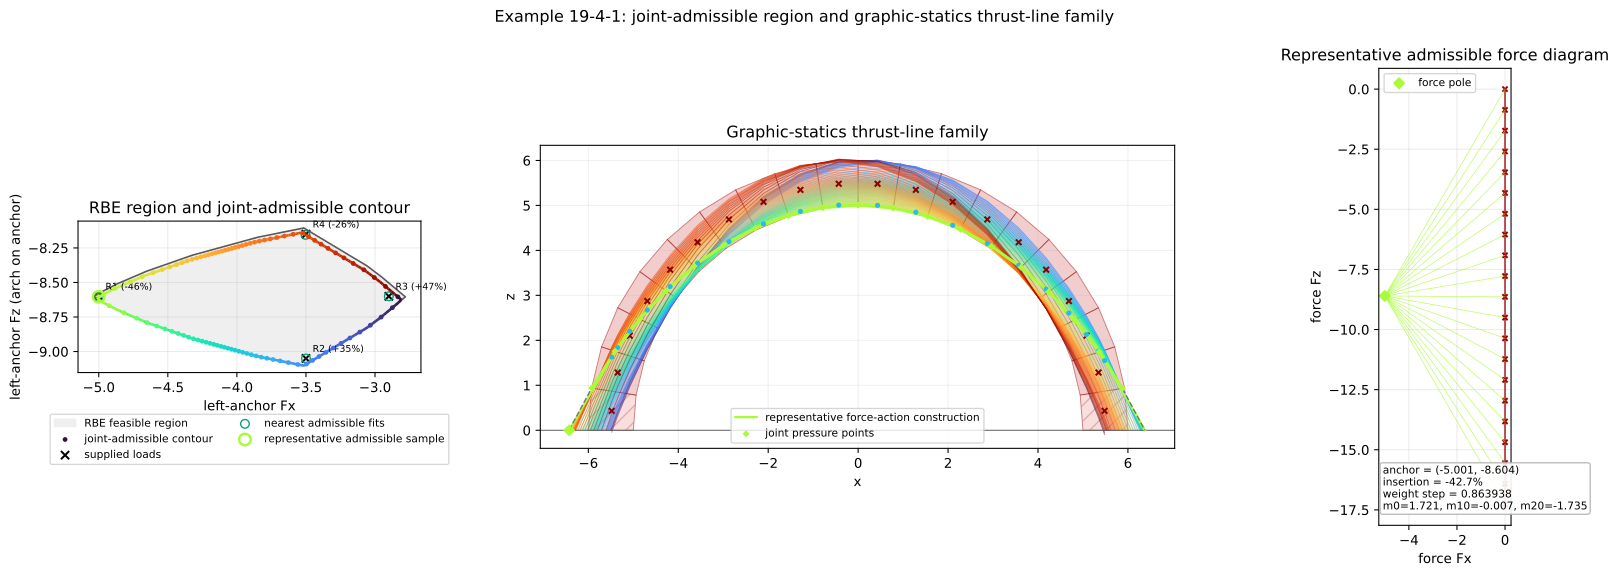

The Python source for this figure:
"""Color-link a joint-admissible load contour to a family of 2D thrust lines."""

import importlib.util
import sys
from dataclasses import dataclass
from pathlib import Path
from typing import Optional

import matplotlib.pyplot as plt
import numpy as np
from matplotlib.collections import LineCollection
from matplotlib.lines import Line2D
from matplotlib.patches import Polygon as PolygonPatch
from scipy.optimize import linprog
from scipy.optimize import minimize
from scipy.spatial import ConvexHull

from compas_cra.equilibrium.rbe_robust import _inner_polygon

NUM_SUPPORT_DIRECTIONS = 360
NUM_CONTOUR_DIRECTIONS = 360
PLOT_SAMPLE_STRIDE = 4
RAY_SCAN_STEPS = 16
BLOCK_WEIGHT = 0.863938
FRICTION_COEFFICIENT = 0.7
THRUST_CENTER_FX = -4.0
CONTAINMENT_TOLERANCE = 1e-9
NUMERICAL_RADIUS_GUARD = 1e-10
BISECTION_STEPS = 55
FIT_INTERVAL_WIDTH = 1e-7
FIT_INSERTION_GUARD = 1e-9
REFERENCE_CASES = (
    ("R1", (-5.0, -8.6), -0.46),
    ("R2", (-3.5, -9.05), 0.35),
    ("R3", (-2.9, -8.6), 0.47),
    ("R4", (-3.5, -8.15), -0.26),
)
FITTED_LOAD_SEEDS = {
    "R1": (-4.99844924, -8.60260083),
    "R4": (-3.50314835, -8.15525256),
}
OUTPUT_SVG = Path(__file__).with_suffix(".svg")
DIAGNOSTIC_SVG = Path(__file__).with_name("19_4_1_rbe_thrust_line_supplied_cases.svg")
INSIDE_COLOR = "#009E73"
OUTSIDE_COLOR = "#D55E00"
POINT_COLOR = "#0072B2"
EXEMPT_COLOR = "#6B7280"
EXACT_COLOR = "#4B5563"


@dataclass
class ArchGeometry:
    """Two-dimensional geometry needed by the graphic-statics construction."""

    centers: np.ndarray
    block_polygons: list
    block_halfspaces: list
    interfaces: list
    left_support_x: float


@dataclass
class ForceDiagram:
    """Force-polygon data for one load in repository coordinates."""

    pole: np.ndarray
    nodes: np.ndarray
    directions: np.ndarray


@dataclass
class ThrustTrace:
    """One form diagram constructed from a force diagram and insertion point."""

    load: np.ndarray
    insertion_x: float
    left_anchor: np.ndarray
    kinks: np.ndarray
    crossings: np.ndarray
    right_anchor: np.ndarray
    directions: np.ndarray


@dataclass
class InsertionInterval:
    """Admissible scalar interval for the left ground insertion point."""

    lower: float
    upper: float
    lower_source: Optional[tuple] = None
    upper_source: Optional[tuple] = None

    @property
    def feasible(self):
        """Return whether the interval is non-empty within numerical tolerance."""
        return self.lower <= self.upper

    @property
    def midpoint(self):
        """Return the midpoint of a feasible interval."""
        if not self.feasible:
            raise ValueError("Cannot take the midpoint of an empty insertion interval.")
        return 0.5 * (self.lower + self.upper)


@dataclass
class FamilySample:
    """One color-linked direction on the maximal joint-admissible contour."""

    boundary_parameter: float
    ray_angle: float
    rbe_radius: float
    admissible_radius: float
    admissible_load: np.ndarray
    interval: InsertionInterval
    trace: ThrustTrace


@dataclass
class JointCheck:
    """Finite-joint and friction diagnostics for one interface resultant."""

    interface_index: int
    parameter: float
    overrun: float
    normal_component: float
    friction_utilization: float
    point: np.ndarray

    @property
    def valid(self):
        """Return whether the resultant acts on the joint and inside its friction cone."""
        return (
            self.overrun <= CONTAINMENT_TOLERANCE
            and self.normal_component > CONTAINMENT_TOLERANCE
            and self.friction_utilization <= 1.0 + CONTAINMENT_TOLERANCE
        )


@dataclass
class SuppliedCaseDiagnostic:
    """Exact and nearest joint-admissible reconstructions of one supplied case."""

    label: str
    supplied_anchor_load: np.ndarray
    supplied_insertion_fraction: float
    supplied_trace: ThrustTrace
    supplied_checks: list
    fitted_anchor_load: np.ndarray
    fitted_insertion_fraction: float
    fitted_trace: ThrustTrace
    fitted_checks: list
    rbe_margin: float
    fitted_rbe_margin: float
    fitted_interval: InsertionInterval


def load_example_19_4():
    """Load the preceding example as a private sibling module."""
    module_name = "_compas_cra_example_19_4"
    if module_name in sys.modules:
        return sys.modules[module_name]

    path = Path(__file__).with_name("19_4_rbe_boundary_failure_modes_arch.py")
    specification = importlib.util.spec_from_file_location(module_name, path)
    if specification is None or specification.loader is None:
        raise ImportError("Could not load example 19-4 from {}.".format(path))
    module = importlib.util.module_from_spec(specification)
    sys.modules[module_name] = module
    specification.loader.exec_module(module)
    return module


def point_xz(point):
    """Return one point as an ``[x, z]`` NumPy array."""
    if hasattr(point, "x") and hasattr(point, "z"):
        return np.asarray([point.x, point.z], dtype=float)
    return np.asarray([point[0], point[2]], dtype=float)


def unique_rows(points, tolerance=1e-9):
    """Return tolerance-deduplicated two-dimensional points."""
    unique = []
    for point in points:
        candidate = np.asarray(point, dtype=float)
        if not any(np.linalg.norm(candidate - existing) <= tolerance for existing in unique):
            unique.append(candidate)
    return unique


def build_arch_geometry(assembly):
    """Extract convex block polygons, halfspaces, CoGs, and interfaces."""
    nodes = list(assembly.graph.nodes())
    centers = []
    polygons = []
    halfspaces = []
    for node in nodes:
        block = assembly.graph.node_attribute(node, "block")
        centers.append(point_xz(block.center()))
        points = unique_rows(point_xz(block.vertex_coordinates(vertex)) for vertex in block.vertices())
        hull = ConvexHull(np.asarray(points, dtype=float))
        polygons.append(np.asarray(points, dtype=float)[hull.vertices])
        halfspaces.append(hull.equations.copy())

    interfaces = []
    for left, right in zip(nodes[:-1], nodes[1:]):
        points = []
        for interface in assembly.graph.edge_attribute((left, right), "interfaces") or []:
            points.extend(point_xz(point) for point in interface.points)
        unique = unique_rows(points)
        if len(unique) != 2:
            raise ValueError("Expected one two-point x-z interface for edge {}.".format((left, right)))
        interfaces.append(np.asarray(unique, dtype=float))

    left_support_x = float(np.min(polygons[0][:, 0]))
    return ArchGeometry(
        centers=np.asarray(centers, dtype=float),
        block_polygons=polygons,
        block_halfspaces=halfspaces,
        interfaces=interfaces,
        left_support_x=left_support_x,
    )


def solve_primal_rbe_boundary(base, problem, num_directions=NUM_SUPPORT_DIRECTIONS):
    """Return feasible primal support points ordered as a polygon."""
    support_points = []
    for direction in base._directions(num_directions):
        objective = -np.asarray(problem.load_projection.transpose().dot(direction), dtype=float).ravel()
        result = linprog(
            objective,
            A_ub=problem.inequalities,
            b_ub=problem.inequality_rhs,
            A_eq=problem.equilibrium,
            b_eq=-problem.baseline_load,
            bounds=[(None, None)] * problem.equilibrium.shape[1],
            method="highs",
        )
        if result.status != 0:
            raise RuntimeError("Primal support solve failed: {}.".format(result.message))
        support_points.append(np.asarray(problem.load_projection.dot(result.x), dtype=float).tolist())

    polygon = _inner_polygon(support_points, base.SUPPORT_TOLERANCE)
    if len(polygon) < 3:
        raise ValueError("Example 19-4-1 requires a bounded primal safe-load polygon.")
    return np.asarray(polygon, dtype=float)


def force_diagram(load, block_count):
    """Construct the force diagram that determines all form-diagram slopes.

    ``load`` uses the example-19 repository convention: ``Fz`` is positive
    upward on the held rightmost block. The displayed left-anchor reaction is
    ``(Fx, -Fz)``. Consequently that anchor vector is the pole, while the
    cumulative block weights form a vertical load line through the origin.
    """
    load = np.asarray(load, dtype=float)
    pole = np.asarray([load[0], -load[1]], dtype=float)
    nodes = np.asarray([[0.0, -index * BLOCK_WEIGHT] for index in range(block_count + 1)], dtype=float)
    directions = nodes - pole
    if np.any(np.abs(directions[:, 0]) <= 1e-12):
        raise ValueError("Graphic-statics construction requires a nonzero horizontal anchor component.")
    return ForceDiagram(pole=pole, nodes=nodes, directions=directions)


def cross_2d(first, second):
    """Return the scalar two-dimensional cross product."""
    return first[0] * second[1] - first[1] * second[0]


def point_on_line_at_x(point, direction, x_coordinate):
    """Intersect a directed line with ``x = x_coordinate``."""
    if abs(direction[0]) <= 1e-12:
        raise ValueError("Cannot intersect a vertical line with a vertical CoG load line.")
    return point + direction * ((x_coordinate - point[0]) / direction[0])


def point_on_line_at_z(point, direction, z_coordinate):
    """Intersect a directed line with ``z = z_coordinate``."""
    if abs(direction[1]) <= 1e-12:
        raise ValueError("Cannot intersect a horizontal line with the ground line.")
    return point + direction * ((z_coordinate - point[1]) / direction[1])


def line_intersection(point, direction, line_points):
    """Intersect a directed line with an infinite line through two points."""
    line_direction = line_points[1] - line_points[0]
    denominator = cross_2d(direction, line_direction)
    if abs(denominator) <= 1e-12:
        raise ValueError("Thrust segment is parallel to an assembly interface.")
    distance = cross_2d(line_points[0] - point, line_direction) / denominator
    return point + distance * direction


def trace_thrust_line(load, insertion_x, geometry):
    """Trace the form diagram using the slopes supplied by the force diagram."""
    diagram = force_diagram(load, len(geometry.centers))
    point = np.asarray([insertion_x, 0.0], dtype=float)
    kinks = []
    for index, center in enumerate(geometry.centers):
        point = point_on_line_at_x(point, diagram.directions[index], center[0])
        kinks.append(point)
    kinks = np.asarray(kinks, dtype=float)

    crossings = []
    for index, interface in enumerate(geometry.interfaces):
        crossings.append(line_intersection(kinks[index], diagram.directions[index + 1], interface))
    crossings = np.asarray(crossings, dtype=float)
    right_anchor = point_on_line_at_z(kinks[-1], diagram.directions[-1], 0.0)
    return ThrustTrace(
        load=np.asarray(load, dtype=float),
        insertion_x=float(insertion_x),
        left_anchor=np.asarray([insertion_x, 0.0], dtype=float),
        kinks=kinks,
        crossings=crossings,
        right_anchor=right_anchor,
        directions=diagram.directions,
    )


def insertion_interval(load, geometry):
    """Return insertions for which every resultant crosses its finite joint."""
    zero_trace = trace_thrust_line(load, 0.0, geometry)
    unit_trace = trace_thrust_line(load, 1.0, geometry)
    lower = -np.inf
    upper = np.inf
    lower_source = None
    upper_source = None

    for interface_index, (interface, zero_point, unit_point) in enumerate(
        zip(geometry.interfaces, zero_trace.crossings, unit_trace.crossings)
    ):
        zero_parameter = interface_parameter(zero_point, interface)
        coefficient = interface_parameter(unit_point, interface) - zero_parameter
        if abs(coefficient) <= 1e-12:
            if zero_parameter < -CONTAINMENT_TOLERANCE or zero_parameter > 1.0 + CONTAINMENT_TOLERANCE:
                source = (interface_index, "finite joint")
                return InsertionInterval(1.0, 0.0, source, source)
            continue

        bounds = (
            ((-CONTAINMENT_TOLERANCE - zero_parameter) / coefficient, (interface_index, "intrados endpoint")),
            (
                (1.0 + CONTAINMENT_TOLERANCE - zero_parameter) / coefficient,
                (interface_index, "extrados endpoint"),
            ),
        )
        (candidate_lower, source_lower), (candidate_upper, source_upper) = sorted(bounds, key=lambda item: item[0])
        if candidate_lower > lower:
            lower = candidate_lower
            lower_source = source_lower
        if candidate_upper < upper:
            upper = candidate_upper
            upper_source = source_upper

    return InsertionInterval(lower, upper, lower_source, upper_source)


def point_halfspace_violation(point, halfspaces):
    """Return the largest positive convex-polygon halfspace residual."""
    return max(float(equation[:2].dot(point) + equation[2]) for equation in halfspaces)


def interface_parameter(point, interface):
    """Return the affine coordinate of a point on an intrados-to-extrados joint."""
    direction = interface[1] - interface[0]
    return float(np.dot(point - interface[0], direction) / np.dot(direction, direction))


def joint_checks(trace, geometry):
    """Return finite-joint and friction checks for every interface resultant."""
    checks = []
    for interface_index, (point, interface, force) in enumerate(
        zip(trace.crossings, geometry.interfaces, trace.directions[1:-1])
    ):
        parameter = interface_parameter(point, interface)
        overrun = max(0.0, -parameter, parameter - 1.0)
        tangent = interface[1] - interface[0]
        tangent /= np.linalg.norm(tangent)
        normal = np.asarray([-tangent[1], tangent[0]], dtype=float)
        normal_component = abs(float(np.dot(force, normal)))
        tangent_component = abs(float(np.dot(force, tangent)))
        if normal_component <= CONTAINMENT_TOLERANCE:
            friction_utilization = np.inf
        else:
            friction_utilization = tangent_component / (FRICTION_COEFFICIENT * normal_component)
        checks.append(
            JointCheck(
                interface_index=interface_index,
                parameter=parameter,
                overrun=overrun,
                normal_component=normal_component,
                friction_utilization=friction_utilization,
                point=point,
            )
        )
    return checks


def joint_violations(trace, geometry):
    """Return only finite-joint or friction violations; CoG kinks are unconstrained."""
    return [check for check in joint_checks(trace, geometry) if not check.valid]


def maximum_joint_overrun(checks):
    """Return the largest distance beyond a unit-length joint segment."""
    return max((check.overrun for check in checks), default=0.0)


def maximum_friction_utilization(checks):
    """Return the largest Coulomb friction-cone utilization."""
    return max((check.friction_utilization for check in checks), default=0.0)


def trace_is_joint_admissible(trace, geometry):
    """Return whether all physical joint resultants are compression/friction admissible."""
    return not joint_violations(trace, geometry)


def point_convex_margin(point, polygon):
    """Return positive distance from a point to the nearest convex-polygon boundary."""
    equations = ConvexHull(np.asarray(polygon, dtype=float)).equations
    return -float(np.max(equations[:, :2].dot(point) + equations[:, 2]))


def pressure_path_segments(trace, block_count):
    """Return illustrative pressure-point connections for all convex blocks."""
    segments = [(0, trace.left_anchor, trace.crossings[0])]
    for block_index in range(1, block_count - 1):
        segments.append((block_index, trace.crossings[block_index - 1], trace.crossings[block_index]))
    segments.append((block_count - 1, trace.crossings[-1], trace.right_anchor))
    return segments


def rbe_ray_radius(center, direction, halfspaces):
    """Return the distance from an interior point to a convex RBE boundary."""
    center = np.asarray(center, dtype=float)
    direction = np.asarray(direction, dtype=float)
    length = float(np.linalg.norm(direction))
    if length <= 1e-12:
        raise ValueError("RBE ray direction must be nonzero.")
    direction = direction / length

    residuals = halfspaces[:, :2].dot(center) + halfspaces[:, 2]
    if np.any(residuals > CONTAINMENT_TOLERANCE):
        raise ValueError("The configured thrust-family center lies outside the RBE polygon.")
    denominators = halfspaces[:, :2].dot(direction)
    forward = denominators > 1e-12
    if not np.any(forward):
        raise ValueError("Could not intersect a forward ray with the bounded RBE polygon.")
    radii = -residuals[forward] / denominators[forward]
    radius = float(np.min(radii))
    if radius < -CONTAINMENT_TOLERANCE:
        raise ValueError("Computed a negative distance to the RBE polygon.")
    return max(radius, 0.0)


def load_is_joint_admissible(load, geometry):
    """Return whether a load admits an insertion with valid joint resultants."""
    interval = insertion_interval(load, geometry)
    if not interval.feasible:
        return False
    trace = trace_thrust_line(load, interval.midpoint, geometry)
    return trace_is_joint_admissible(trace, geometry)


def maximum_admissible_radius(center, direction, rbe_radius, geometry):
    """Return the first loss of joint admissibility along a center-connected ray."""
    if not load_is_joint_admissible(center, geometry):
        raise ValueError("The configured thrust-family center has no admissible insertion interval.")

    previous_radius = 0.0
    for step in range(1, RAY_SCAN_STEPS + 1):
        radius = rbe_radius * step / float(RAY_SCAN_STEPS)
        if load_is_joint_admissible(center + radius * direction, geometry):
            previous_radius = radius
            continue

        lower = previous_radius
        upper = radius
        for _ in range(BISECTION_STEPS):
            candidate = 0.5 * (lower + upper)
            if load_is_joint_admissible(center + candidate * direction, geometry):
                lower = candidate
            else:
                upper = candidate
        return lower
    return rbe_radius


def assign_boundary_parameters(samples):
    """Assign normalized admissible-contour arclength to ordered family samples."""
    edge_lengths = np.asarray(
        [
            np.linalg.norm(samples[(index + 1) % len(samples)].admissible_load - sample.admissible_load)
            for index, sample in enumerate(samples)
        ],
        dtype=float,
    )
    perimeter = float(np.sum(edge_lengths))
    if perimeter <= 1e-12:
        raise ValueError("The joint-admissible thrust contour has zero perimeter.")
    travelled = 0.0
    for index, sample in enumerate(samples):
        sample.boundary_parameter = travelled / perimeter
        travelled += edge_lengths[index]


def build_admissible_contour(rbe_boundary, geometry, num_directions=NUM_CONTOUR_DIRECTIONS):
    """Trace the maximal joint-admissible contour connected to the configured center."""
    center = np.asarray([THRUST_CENTER_FX, float(np.mean(rbe_boundary[:, 1]))], dtype=float)
    if not load_is_joint_admissible(center, geometry):
        raise ValueError("The configured thrust-family center has no admissible insertion interval.")

    halfspaces = ConvexHull(np.asarray(rbe_boundary, dtype=float)).equations
    samples = []
    for angle in np.linspace(0.0, 2.0 * np.pi, num_directions, endpoint=False):
        direction = np.asarray([np.cos(angle), np.sin(angle)], dtype=float)
        rbe_radius = rbe_ray_radius(center, direction, halfspaces)
        admissible_radius = maximum_admissible_radius(center, direction, rbe_radius, geometry)
        admissible_load = center + admissible_radius * direction
        interval = insertion_interval(admissible_load, geometry)
        if not interval.feasible:
            raise ValueError("An admissible-boundary load unexpectedly has an empty insertion interval.")
        trace = trace_thrust_line(admissible_load, interval.midpoint, geometry)
        violations = joint_violations(trace, geometry)
        if violations:
            admissible_radius = max(
                0.0,
                admissible_radius - NUMERICAL_RADIUS_GUARD * max(1.0, rbe_radius),
            )
            admissible_load = center + admissible_radius * direction
            interval = insertion_interval(admissible_load, geometry)
            trace = trace_thrust_line(admissible_load, interval.midpoint, geometry)
            violations = joint_violations(trace, geometry)
        if violations:
            raise ValueError("An admissible-boundary trace violates a physical joint: {}.".format(violations[0]))
        samples.append(
            FamilySample(
                boundary_parameter=0.0,
                ray_angle=float(angle),
                rbe_radius=rbe_radius,
                admissible_radius=admissible_radius,
                admissible_load=admissible_load,
                interval=interval,
                trace=trace,
            )
        )
    assign_boundary_parameters(samples)
    return center, samples


def plotted_family(family, stride=PLOT_SAMPLE_STRIDE):
    """Return an evenly distributed, readable subset of admissible thrust lines."""
    return family[::stride]


def projected_insertion(interval, requested_x):
    """Project an insertion coordinate into a feasible interval with a small guard."""
    if not interval.feasible:
        raise ValueError("Cannot project an insertion into an empty interval.")
    if interval.upper - interval.lower <= 2.0 * FIT_INSERTION_GUARD:
        return interval.midpoint
    return min(
        max(requested_x, interval.lower + FIT_INSERTION_GUARD),
        interval.upper - FIT_INSERTION_GUARD,
    )


def fit_anchor_load(label, supplied_anchor_load, geometry):
    """Return the nearest load whose finite-joint insertion interval is non-empty."""
    supplied_anchor_load = np.asarray(supplied_anchor_load, dtype=float)
    repository_load = np.asarray([supplied_anchor_load[0], -supplied_anchor_load[1]], dtype=float)
    interval = insertion_interval(repository_load, geometry)
    if interval.feasible:
        trace = trace_thrust_line(repository_load, interval.midpoint, geometry)
        if maximum_friction_utilization(joint_checks(trace, geometry)) <= 1.0 + CONTAINMENT_TOLERANCE:
            return supplied_anchor_load.copy()

    seed = np.asarray(FITTED_LOAD_SEEDS[label], dtype=float)

    def interval_width(anchor_load):
        load = np.asarray([anchor_load[0], -anchor_load[1]], dtype=float)
        candidate = insertion_interval(load, geometry)
        return candidate.upper - candidate.lower

    def friction_margin(anchor_load):
        load = np.asarray([anchor_load[0], -anchor_load[1]], dtype=float)
        trace = trace_thrust_line(load, 0.0, geometry)
        return 1.0 + CONTAINMENT_TOLERANCE - maximum_friction_utilization(joint_checks(trace, geometry))

    result = minimize(
        lambda anchor_load: float(np.dot(anchor_load - supplied_anchor_load, anchor_load - supplied_anchor_load)),
        seed,
        method="SLSQP",
        bounds=[
            (supplied_anchor_load[0] - 0.5, supplied_anchor_load[0] + 0.5),
            (supplied_anchor_load[1] - 0.5, supplied_anchor_load[1] + 0.5),
        ],
        constraints=(
            {"type": "ineq", "fun": lambda anchor_load: interval_width(anchor_load) - FIT_INTERVAL_WIDTH},
            {"type": "ineq", "fun": friction_margin},
        ),
        options={"ftol": 1e-13, "maxiter": 2000},
    )
    if not result.success:
        raise RuntimeError("Could not fit supplied case {}: {}".format(label, result.message))
    return np.asarray(result.x, dtype=float)


def supplied_case_diagnostics(geometry, block_thickness, rbe_boundary):
    """Reconstruct exact supplied cases and nearest joint-admissible fits."""
    diagnostics = []
    for label, supplied_anchor_load, supplied_insertion_fraction in REFERENCE_CASES:
        supplied_anchor_load = np.asarray(supplied_anchor_load, dtype=float)
        repository_load = np.asarray([supplied_anchor_load[0], -supplied_anchor_load[1]], dtype=float)
        insertion_x = geometry.left_support_x + supplied_insertion_fraction * block_thickness
        supplied_trace = trace_thrust_line(repository_load, insertion_x, geometry)
        supplied_checks = joint_checks(supplied_trace, geometry)
        rbe_margin = point_convex_margin(repository_load, rbe_boundary)
        if rbe_margin <= CONTAINMENT_TOLERANCE:
            raise ValueError("Supplied case {} lies outside the computed RBE region.".format(label))

        fitted_anchor_load = fit_anchor_load(label, supplied_anchor_load, geometry)
        fitted_repository_load = np.asarray([fitted_anchor_load[0], -fitted_anchor_load[1]], dtype=float)
        fitted_interval = insertion_interval(fitted_repository_load, geometry)
        requested_x = geometry.left_support_x + supplied_insertion_fraction * block_thickness
        fitted_insertion_x = projected_insertion(fitted_interval, requested_x)
        fitted_insertion_fraction = (fitted_insertion_x - geometry.left_support_x) / block_thickness
        fitted_trace = trace_thrust_line(fitted_repository_load, fitted_insertion_x, geometry)
        fitted_checks = joint_checks(fitted_trace, geometry)
        if any(not check.valid for check in fitted_checks):
            raise ValueError("Fitted case {} is not joint-admissible.".format(label))

        diagnostics.append(
            SuppliedCaseDiagnostic(
                label=label,
                supplied_anchor_load=supplied_anchor_load,
                supplied_insertion_fraction=supplied_insertion_fraction,
                supplied_trace=supplied_trace,
                supplied_checks=supplied_checks,
                fitted_anchor_load=fitted_anchor_load,
                fitted_insertion_fraction=fitted_insertion_fraction,
                fitted_trace=fitted_trace,
                fitted_checks=fitted_checks,
                rbe_margin=rbe_margin,
                fitted_rbe_margin=point_convex_margin(fitted_repository_load, rbe_boundary),
                fitted_interval=fitted_interval,
            )
        )
    return diagnostics


def nearest_admissible_sample(family, anchor_load):
    """Return the admissible-contour sample nearest an anchor-load point."""
    anchor_load = np.asarray(anchor_load, dtype=float)
    distances = [
        np.linalg.norm(np.asarray([sample.admissible_load[0], -sample.admissible_load[1]]) - anchor_load)
        for sample in family
    ]
    return family[int(np.argmin(distances))]


def closed_points(points):
    """Return a coordinate array with its first point appended."""
    return np.vstack([points, points[0]])


def anchor_plot_coordinates(loads):
    """Map repository loads to the left-anchor reaction convention."""
    loads = np.asarray(loads, dtype=float)
    return np.column_stack([loads[:, 0], -loads[:, 1]])


def trace_polyline(trace):
    """Return the plotted form-diagram polyline coordinates."""
    return np.vstack([trace.left_anchor, trace.kinks, trace.right_anchor])


def diagnostic_block_indices(geometry, block_indices=None):
    """Return normalized block indices for a full or cropped diagnostic plot."""
    if block_indices is None:
        return list(range(len(geometry.block_polygons)))
    return sorted(set(block_indices))


def plot_diagnostic_blocks(axes, geometry, block_indices, annotate_blocks=False):
    """Plot selected arch blocks, hatching the moment-exempt end blocks."""
    last_block = len(geometry.block_polygons) - 1
    for block_index in block_indices:
        polygon = geometry.block_polygons[block_index]
        end_block = block_index in (0, last_block)
        axes.add_patch(
            PolygonPatch(
                polygon,
                closed=True,
                facecolor="#F3C0C0" if end_block else "#E69F9F",
                edgecolor="#A00000",
                linewidth=0.8,
                alpha=0.44,
                hatch="//" if end_block else None,
            )
        )
        if annotate_blocks:
            center = geometry.centers[block_index]
            axes.text(center[0], center[1], str(block_index), color="#7F0000", fontsize=8, ha="center", va="center")


def block_action_segments(trace, block_index, block_count):
    """Return incoming and outgoing lines of action for one block."""
    left_point = trace.left_anchor if block_index == 0 else trace.crossings[block_index - 1]
    right_point = trace.right_anchor if block_index == block_count - 1 else trace.crossings[block_index]
    return ((left_point, trace.kinks[block_index]), (trace.kinks[block_index], right_point))


def plot_action_segments(axes, trace, geometry, block_indices, color, linewidth, alpha, linestyle="-"):
    """Plot the force-direction construction whose rays meet at CoG load lines."""
    block_count = len(geometry.block_polygons)
    for block_index in block_indices:
        for start, end in block_action_segments(trace, block_index, block_count):
            axes.plot(
                *np.vstack([start, end]).T,
                color=color,
                linewidth=linewidth,
                alpha=alpha,
                linestyle=linestyle,
                zorder=5,
            )


def plot_pressure_path(axes, trace, geometry, block_indices, color, linewidth, alpha, linestyle="-"):
    """Plot the pressure-point path; only end-block connections are moment-exempt."""
    last_block = len(geometry.block_polygons) - 1
    selected = set(block_indices)
    for block_index, start, end in pressure_path_segments(trace, len(geometry.block_polygons)):
        if block_index not in selected:
            continue
        end_block = block_index in (0, last_block)
        axes.plot(
            *np.vstack([start, end]).T,
            color=EXEMPT_COLOR if end_block else color,
            linewidth=linewidth if not end_block else max(1.0, 0.7 * linewidth),
            alpha=alpha,
            linestyle="--" if end_block else linestyle,
            zorder=7,
        )


def selected_interface_indices(block_indices, block_count):
    """Return the physical interfaces adjacent to selected blocks."""
    indices = set()
    for block_index in block_indices:
        if block_index > 0:
            indices.add(block_index - 1)
        if block_index < block_count - 1:
            indices.add(block_index)
    return sorted(indices)


def plot_trace_points(axes, trace, checks, geometry, block_indices, joint_color, alpha=1.0):
    """Plot neutral CoG concurrency points and physically checked joint points."""
    for block_index in block_indices:
        point = trace.kinks[block_index]
        axes.scatter(
            [point[0]],
            [point[1]],
            color=POINT_COLOR,
            edgecolors="none",
            s=20,
            alpha=alpha,
            zorder=9,
        )

    by_interface = {check.interface_index: check for check in checks}
    for interface_index in selected_interface_indices(block_indices, len(geometry.block_polygons)):
        check = by_interface[interface_index]
        axes.scatter(
            [check.point[0]],
            [check.point[1]],
            color=joint_color,
            edgecolors=OUTSIDE_COLOR if not check.valid else "none",
            linewidths=2.0 if not check.valid else 0.0,
            marker="D",
            s=34 if not check.valid else 22,
            alpha=alpha,
            zorder=10,
        )


def set_diagnostic_limits(axes, geometry, block_indices, traces, full_arch):
    """Set readable limits for a full arch or selected-block zoom."""
    if full_arch:
        anchors = [point for trace in traces for point in (trace.left_anchor, trace.right_anchor)]
        points = np.vstack([polygon for polygon in geometry.block_polygons] + anchors)
    else:
        points = np.vstack([geometry.block_polygons[index] for index in block_indices])
    lower = np.min(points, axis=0)
    upper = np.max(points, axis=0)
    spans = np.maximum(upper - lower, 0.25)
    padding = np.asarray([0.08 * spans[0], 0.12 * spans[1]])
    axes.set_xlim(float(lower[0] - padding[0]), float(upper[0] + padding[0]))
    axes.set_ylim(float(lower[1] - padding[1]), float(upper[1] + padding[1]))


def plot_diagnostic_case(axes, diagnostic, geometry, block_indices=None, title=None, summary=False):
    """Plot exact and fitted reconstructions with only physical joints judged."""
    indices = diagnostic_block_indices(geometry, block_indices)
    full_arch = block_indices is None
    plot_diagnostic_blocks(axes, geometry, indices, annotate_blocks=not full_arch)
    exact_matches_fit = (
        np.allclose(
            diagnostic.supplied_anchor_load,
            diagnostic.fitted_anchor_load,
            atol=1e-12,
            rtol=0.0,
        )
        and abs(diagnostic.supplied_insertion_fraction - diagnostic.fitted_insertion_fraction) <= 1e-12
    )
    if not exact_matches_fit:
        plot_action_segments(axes, diagnostic.supplied_trace, geometry, indices, EXACT_COLOR, 0.9, 0.55, ":")
        plot_pressure_path(axes, diagnostic.supplied_trace, geometry, indices, EXACT_COLOR, 1.1, 0.65, ":")
        plot_trace_points(
            axes,
            diagnostic.supplied_trace,
            diagnostic.supplied_checks,
            geometry,
            indices,
            EXACT_COLOR,
            alpha=0.75,
        )
    plot_action_segments(axes, diagnostic.fitted_trace, geometry, indices, INSIDE_COLOR, 1.0, 0.8)
    plot_pressure_path(axes, diagnostic.fitted_trace, geometry, indices, INSIDE_COLOR, 2.5, 0.95)
    plot_trace_points(
        axes,
        diagnostic.fitted_trace,
        diagnostic.fitted_checks,
        geometry,
        indices,
        INSIDE_COLOR,
    )
    axes.axhline(0.0, color="0.35", linewidth=0.6)
    axes.set_aspect("equal", adjustable="box")
    axes.grid(True, alpha=0.18)
    axes.set_xlabel("x")
    axes.set_ylabel("z")
    set_diagnostic_limits(
        axes,
        geometry,
        indices,
        (diagnostic.supplied_trace, diagnostic.fitted_trace),
        full_arch,
    )

    if title is None:
        title = "{} supplied=({:.2f}, {:.2f}), insertion={:+.0%}".format(
            diagnostic.label,
            diagnostic.supplied_anchor_load[0],
            diagnostic.supplied_anchor_load[1],
            diagnostic.supplied_insertion_fraction,
        )
    axes.set_title(title, fontsize=10)
    if summary:
        load_delta = np.linalg.norm(diagnostic.fitted_anchor_load - diagnostic.supplied_anchor_load)
        insertion_delta = diagnostic.fitted_insertion_fraction - diagnostic.supplied_insertion_fraction
        exact_overrun = maximum_joint_overrun(diagnostic.supplied_checks)
        exact_friction = maximum_friction_utilization(diagnostic.supplied_checks)
        exact_status = "VALID" if all(check.valid for check in diagnostic.supplied_checks) else "rounded joint miss"
        axes.text(
            0.02,
            0.03,
            "RBE safe: margin {:.4f} | exact {}\n"
            "joint overrun {:.5f} | max friction {:.3f}\n"
            "fit ΔF={:.5f}, Δinsertion={:+.3%}".format(
                diagnostic.rbe_margin,
                exact_status,
                exact_overrun,
                exact_friction,
                load_delta,
                insertion_delta,
            ),
            transform=axes.transAxes,
            fontsize=8,
            va="bottom",
            bbox={"boxstyle": "round,pad=0.22", "facecolor": "white", "edgecolor": "0.75", "alpha": 0.9},
            zorder=12,
        )


def plot_fit_summary(axes, diagnostics):
    """Summarize exact-to-fitted changes without hiding supplied values."""
    axes.axis("off")
    axes.set_title("Nearest joint-admissible reconstructions", fontsize=10)
    lines = ["case     fitted anchor        fitted insertion    governing exact joint"]
    for diagnostic in diagnostics:
        misses = [check for check in diagnostic.supplied_checks if check.overrun > CONTAINMENT_TOLERANCE]
        if misses:
            governing = max(misses, key=lambda check: check.overrun)
            governing_text = "J{:02d}, overrun {:.5f}".format(
                governing.interface_index,
                governing.overrun,
            )
        else:
            governing_text = "none (exact valid)"
        lines.append(
            "{:<3}  ({:>8.5f}, {:>8.5f})   {:+8.3%}       {}".format(
                diagnostic.label,
                diagnostic.fitted_anchor_load[0],
                diagnostic.fitted_anchor_load[1],
                diagnostic.fitted_insertion_fraction,
                governing_text,
            )
        )
    axes.text(
        0.02,
        0.88,
        "\n".join(lines),
        transform=axes.transAxes,
        family="monospace",
        fontsize=8.5,
        va="top",
    )
    axes.text(
        0.02,
        0.20,
        "CoG circles are unconstrained concurrency points.\n"
        "Validity is determined at finite joint diamonds and by friction.",
        transform=axes.transAxes,
        fontsize=9,
        va="top",
    )


def supplied_case_legend():
    """Return shared legend handles for the supplied-case diagnostic."""
    return [
        Line2D([0], [0], color=EXACT_COLOR, linewidth=1.2, linestyle=":", label="exact supplied construction"),
        Line2D([0], [0], color=INSIDE_COLOR, linewidth=1.0, label="fitted force-action segments"),
        Line2D([0], [0], color=INSIDE_COLOR, linewidth=2.5, label="joint-pressure path"),
        Line2D([0], [0], color=EXEMPT_COLOR, linewidth=1.4, linestyle="--", label="end-block connection (exempt)"),
        Line2D([0], [0], marker="o", color="none", markerfacecolor=POINT_COLOR, label="CoG concurrency point"),
        Line2D([0], [0], marker="D", color="none", markerfacecolor=INSIDE_COLOR, label="valid joint pressure point"),
        Line2D(
            [0],
            [0],
            marker="D",
            color="none",
            markerfacecolor=EXACT_COLOR,
            markeredgecolor=OUTSIDE_COLOR,
            markeredgewidth=2.0,
            label="exact joint miss (red ring)",
        ),
    ]


def plot_supplied_case_diagnostics(diagnostics, geometry):
    """Render exact/fitted cases and finite-joint zooms."""
    plt.rcParams["svg.fonttype"] = "none"
    by_label = {diagnostic.label: diagnostic for diagnostic in diagnostics}
    figure = plt.figure(figsize=(18.0, 15.5))
    grid = figure.add_gridspec(4, 4, height_ratios=(1.0, 1.0, 0.62, 0.62), hspace=0.58, wspace=0.28)

    full_axes = (
        figure.add_subplot(grid[0, 0:2]),
        figure.add_subplot(grid[0, 2:4]),
        figure.add_subplot(grid[1, 0:2]),
        figure.add_subplot(grid[1, 2:4]),
    )
    for axes, diagnostic in zip(full_axes, diagnostics):
        plot_diagnostic_case(axes, diagnostic, geometry, summary=True)

    zooms = (
        (figure.add_subplot(grid[2, 0]), by_label["R1"], (0, 1), "R1: interface 0 exact overrun"),
        (figure.add_subplot(grid[2, 1]), by_label["R2"], (10, 11), "R2 top: interface 10 exact overrun"),
        (figure.add_subplot(grid[2, 2]), by_label["R4"], (8, 9), "R4 bottom: interface 8 exact overrun"),
        (figure.add_subplot(grid[2, 3]), by_label["R4"], (15, 16), "R4 bottom: interface 15 exact overrun"),
    )
    for axes, diagnostic, blocks, title in zooms:
        plot_diagnostic_case(axes, diagnostic, geometry, block_indices=blocks, title=title)

    plot_diagnostic_case(
        figure.add_subplot(grid[3, 0:2]),
        by_label["R3"],
        geometry,
        block_indices=(9, 10),
        title="R3: exact interface 9 pressure point is valid",
    )
    plot_fit_summary(figure.add_subplot(grid[3, 2:4]), diagnostics)
    figure.suptitle("Supplied cases: finite-joint pressure validation and nearest admissible fits", y=0.985)
    figure.legend(handles=supplied_case_legend(), loc="upper center", bbox_to_anchor=(0.5, 0.958), ncol=4, fontsize=8)
    figure.subplots_adjust(top=0.885, bottom=0.055, left=0.055, right=0.985)
    return figure


def plot_load_panel(axes, rbe_boundary, family, plot_samples, diagnostics, representative, colormap):
    """Plot the RBE region, joint-admissible contour, and supplied/fitted cases."""
    rbe_anchor = anchor_plot_coordinates(rbe_boundary)
    admissible_anchor = anchor_plot_coordinates([sample.admissible_load for sample in family])
    colors = [colormap(sample.boundary_parameter) for sample in family]
    axes.fill(rbe_anchor[:, 0], rbe_anchor[:, 1], color="0.75", alpha=0.25, label="RBE feasible region")
    axes.plot(*closed_points(rbe_anchor).T, color="0.35", linewidth=1.2)

    segments = np.asarray(
        [
            [admissible_anchor[index], admissible_anchor[(index + 1) % len(admissible_anchor)]]
            for index in range(len(family))
        ]
    )
    axes.add_collection(LineCollection(segments, colors=colors, linewidths=2.0))
    plotted_anchor = anchor_plot_coordinates([sample.admissible_load for sample in plot_samples])
    axes.scatter(
        plotted_anchor[:, 0],
        plotted_anchor[:, 1],
        c=[colormap(sample.boundary_parameter) for sample in plot_samples],
        s=13,
        edgecolors="none",
        label="joint-admissible contour",
        zorder=4,
    )

    supplied = np.asarray([diagnostic.supplied_anchor_load for diagnostic in diagnostics], dtype=float)
    fitted = np.asarray([diagnostic.fitted_anchor_load for diagnostic in diagnostics], dtype=float)
    axes.scatter(supplied[:, 0], supplied[:, 1], color="black", marker="x", s=38, label="supplied loads")
    axes.scatter(
        fitted[:, 0],
        fitted[:, 1],
        facecolors="none",
        edgecolors=INSIDE_COLOR,
        marker="o",
        s=42,
        label="nearest admissible fits",
    )
    for diagnostic in diagnostics:
        axes.plot(
            [diagnostic.supplied_anchor_load[0], diagnostic.fitted_anchor_load[0]],
            [diagnostic.supplied_anchor_load[1], diagnostic.fitted_anchor_load[1]],
            color=EXACT_COLOR,
            linewidth=0.7,
            linestyle=":",
        )
        axes.annotate(
            "{} ({:+.0%})".format(diagnostic.label, diagnostic.supplied_insertion_fraction),
            xy=diagnostic.supplied_anchor_load,
            xytext=(5, 5),
            textcoords="offset points",
            fontsize=7,
        )

    representative_anchor = np.asarray([representative.admissible_load[0], -representative.admissible_load[1]])
    axes.scatter(
        [representative_anchor[0]],
        [representative_anchor[1]],
        facecolors="none",
        edgecolors=[colormap(representative.boundary_parameter)],
        linewidths=1.8,
        s=75,
        label="representative admissible sample",
        zorder=6,
    )
    axes.set_xlabel("left-anchor Fx")
    axes.set_ylabel("left-anchor Fz (arch on anchor)")
    axes.set_title("RBE region and joint-admissible contour")
    axes.set_aspect("equal", adjustable="box")
    axes.grid(True, alpha=0.25)
    axes.legend(loc="upper center", bbox_to_anchor=(0.5, -0.24), ncol=2, fontsize=8)


def plot_arch_panel(axes, geometry, plot_samples, representative, colormap):
    """Plot admissible force-action constructions and one pressure-point path."""
    for index, polygon in enumerate(geometry.block_polygons):
        end_block = index in (0, len(geometry.block_polygons) - 1)
        axes.add_patch(
            PolygonPatch(
                polygon,
                closed=True,
                facecolor="#E69F9F" if not end_block else "#F3C0C0",
                edgecolor="#A00000",
                linewidth=0.7,
                alpha=0.52,
                hatch="//" if end_block else None,
            )
        )

    for sample in plot_samples:
        points = trace_polyline(sample.trace)
        axes.plot(
            points[:, 0],
            points[:, 1],
            color=colormap(sample.boundary_parameter),
            linewidth=0.72,
            alpha=0.48,
        )

    representative_color = colormap(representative.boundary_parameter)
    representative_points = trace_polyline(representative.trace)
    axes.plot(
        representative_points[:, 0],
        representative_points[:, 1],
        color=representative_color,
        linewidth=1.7,
        label="representative force-action construction",
        zorder=6,
    )
    for block_index, start, end in pressure_path_segments(
        representative.trace,
        len(geometry.block_polygons),
    ):
        end_block = block_index in (0, len(geometry.block_polygons) - 1)
        axes.plot(
            *np.vstack([start, end]).T,
            color=EXEMPT_COLOR if end_block else representative_color,
            linewidth=1.1 if end_block else 2.2,
            linestyle="--" if end_block else "-",
            alpha=0.95,
            zorder=7,
        )
    axes.scatter(
        representative.trace.kinks[:, 0],
        representative.trace.kinks[:, 1],
        color="#28BCE0",
        s=15,
        edgecolors="none",
        zorder=7,
    )
    axes.scatter(
        representative.trace.crossings[:, 0],
        representative.trace.crossings[:, 1],
        color=representative_color,
        marker="D",
        s=14,
        edgecolors="none",
        zorder=8,
        label="joint pressure points",
    )
    axes.scatter(
        geometry.centers[:, 0],
        geometry.centers[:, 1],
        color="#8B0000",
        marker="x",
        s=18,
        zorder=4,
    )
    axes.scatter(
        [representative.trace.left_anchor[0]],
        [representative.trace.left_anchor[1]],
        color=representative_color,
        marker="D",
        s=30,
        zorder=7,
    )

    axes.axhline(0.0, color="0.35", linewidth=0.7)
    axes.set_xlabel("x")
    axes.set_ylabel("z")
    axes.set_title("Graphic-statics thrust-line family")
    axes.set_aspect("equal", adjustable="box")
    axes.grid(True, alpha=0.18)
    axes.legend(loc="lower center", fontsize=8)


def plot_force_panel(axes, representative, insertion_fraction, color):
    """Plot the force diagram for one retained joint-admissible sample."""
    diagram = force_diagram(representative.admissible_load, 20)
    axes.plot(diagram.nodes[:, 0], diagram.nodes[:, 1], color="#A00000", linewidth=1.0)
    for node in diagram.nodes:
        axes.plot(
            [diagram.pole[0], node[0]],
            [diagram.pole[1], node[1]],
            color=color,
            linewidth=0.55,
            alpha=0.75,
        )
    axes.scatter(diagram.nodes[:, 0], diagram.nodes[:, 1], color="#A00000", marker="x", s=15)
    axes.scatter([diagram.pole[0]], [diagram.pole[1]], color=color, marker="D", s=32, label="force pole")

    slope_indices = (0, 10, 20)
    slope_text = []
    for index in slope_indices:
        direction = diagram.directions[index]
        slope_text.append("m{}={:.3f}".format(index, direction[1] / direction[0]))
    axes.text(
        0.03,
        0.03,
        "anchor = ({:.3f}, {:.3f})\ninsertion = {:+.1%}\nweight step = {:.6f}\n{}".format(
            representative.admissible_load[0],
            -representative.admissible_load[1],
            insertion_fraction,
            BLOCK_WEIGHT,
            ", ".join(slope_text),
        ),
        transform=axes.transAxes,
        fontsize=8,
        va="bottom",
        bbox={"boxstyle": "round,pad=0.25", "facecolor": "white", "edgecolor": "0.7", "alpha": 0.9},
    )
    axes.set_xlabel("force Fx")
    axes.set_ylabel("force Fz")
    axes.set_title("Representative admissible force diagram")
    axes.set_aspect("equal", adjustable="box")
    axes.grid(True, alpha=0.25)
    axes.legend(loc="upper left", fontsize=8)


def plot_thrust_family(rbe_boundary, geometry, family, diagnostics, representative):
    """Render the paired load, form, and force diagrams."""
    plt.rcParams["svg.fonttype"] = "none"
    figure = plt.figure(figsize=(17.0, 6.8))
    grid = figure.add_gridspec(1, 3, width_ratios=(1.0, 1.85, 0.88), wspace=0.28)
    load_axes = figure.add_subplot(grid[0, 0])
    arch_axes = figure.add_subplot(grid[0, 1])
    force_axes = figure.add_subplot(grid[0, 2])

    colormap = plt.get_cmap("turbo")
    plot_samples = plotted_family(family)
    representative_color = colormap(representative.boundary_parameter)
    insertion_fraction = representative.trace.insertion_x - geometry.left_support_x
    plot_load_panel(load_axes, rbe_boundary, family, plot_samples, diagnostics, representative, colormap)
    plot_arch_panel(arch_axes, geometry, plot_samples, representative, colormap)
    plot_force_panel(force_axes, representative, insertion_fraction, representative_color)
    figure.suptitle("Example 19-4-1: joint-admissible region and graphic-statics thrust-line family")
    figure.subplots_adjust(top=0.89, bottom=0.19, left=0.055, right=0.985)
    return figure


def save_svg(figure, path):
    """Save one Matplotlib figure as SVG and report the path."""
    figure.savefig(path, format="svg", bbox_inches="tight")
    print("saved SVG: {}".format(path))


def report_family(center, family, diagnostics, representative, geometry):
    """Print numerical diagnostics for the admissible family and supplied-case fits."""
    radial_ratios = np.asarray([sample.admissible_radius / sample.rbe_radius for sample in family], dtype=float)
    widths = np.asarray([sample.interval.upper - sample.interval.lower for sample in family], dtype=float)
    anchor_loads = anchor_plot_coordinates([sample.admissible_load for sample in family])
    print("graphic-statics block weight: {:.6f}".format(BLOCK_WEIGHT))
    print("joint-admissible center load: Fx={:.9g}, Fz={:.9g}".format(center[0], center[1]))
    print(
        "joint-admissible contour: {} directions, {} plotted lines, radial ratio range [{:.6g}, {:.6g}]".format(
            len(family),
            len(plotted_family(family)),
            float(np.min(radial_ratios)),
            float(np.max(radial_ratios)),
        )
    )
    print(
        "admissible anchor extents: Fx=[{:.9g}, {:.9g}], Fz=[{:.9g}, {:.9g}]".format(
            float(np.min(anchor_loads[:, 0])),
            float(np.max(anchor_loads[:, 0])),
            float(np.min(anchor_loads[:, 1])),
            float(np.max(anchor_loads[:, 1])),
        )
    )
    print(
        "admissible insertion-width range: [{:.6g}, {:.6g}]".format(
            float(np.min(widths)),
            float(np.max(widths)),
        )
    )
    print(
        "representative admissible sample: anchor=({:.6g}, {:.6g}), insertion={:+.3%}".format(
            representative.admissible_load[0],
            -representative.admissible_load[1],
            representative.trace.insertion_x - geometry.left_support_x,
        )
    )
    print("supplied cases and nearest joint-admissible fits:")
    for diagnostic in diagnostics:
        governing = max(diagnostic.supplied_checks, key=lambda check: check.overrun)
        supplied_valid = all(check.valid for check in diagnostic.supplied_checks)
        load_delta = np.linalg.norm(diagnostic.fitted_anchor_load - diagnostic.supplied_anchor_load)
        insertion_delta = diagnostic.fitted_insertion_fraction - diagnostic.supplied_insertion_fraction
        print(
            "  {} supplied=({:.6g}, {:.6g}), insertion={:+.3%}: RBE margin={:.6g}, "
            "joint status={}, max overrun={:.6g} at interface {}, max friction={:.6g}".format(
                diagnostic.label,
                diagnostic.supplied_anchor_load[0],
                diagnostic.supplied_anchor_load[1],
                diagnostic.supplied_insertion_fraction,
                diagnostic.rbe_margin,
                "valid" if supplied_valid else "rounded joint miss",
                governing.overrun,
                governing.interface_index,
                maximum_friction_utilization(diagnostic.supplied_checks),
            )
        )
        print(
            "    fitted=({:.9g}, {:.9g}), insertion={:+.6%}, dF={:.6g}, dinsertion={:+.6%}, "
            "max friction={:.6g}".format(
                diagnostic.fitted_anchor_load[0],
                diagnostic.fitted_anchor_load[1],
                diagnostic.fitted_insertion_fraction,
                load_delta,
                insertion_delta,
                maximum_friction_utilization(diagnostic.fitted_checks),
            )
        )


def main():
    """Solve the RBE boundary, construct the thrust family, and save the SVG."""
    base = load_example_19_4()
    assembly = base.build_full_arch()
    load_node, load_dofs, application_points = base.load_setup(assembly)
    problem = base.hidden_load_problem(assembly, load_node, load_dofs, application_points, penalty=False)
    geometry = build_arch_geometry(assembly)
    rbe_boundary = solve_primal_rbe_boundary(base, problem)
    center, family = build_admissible_contour(rbe_boundary, geometry)
    diagnostics = supplied_case_diagnostics(geometry, base.THICKNESS, rbe_boundary)
    representative = nearest_admissible_sample(family, diagnostics[0].fitted_anchor_load)
    report_family(center, family, diagnostics, representative, geometry)

    figure = plot_thrust_family(rbe_boundary, geometry, family, diagnostics, representative)
    diagnostic_figure = plot_supplied_case_diagnostics(diagnostics, geometry)
    save_svg(figure, OUTPUT_SVG)
    save_svg(diagnostic_figure, DIAGNOSTIC_SVG)
    if plt.get_backend().lower() != "agg":
        plt.show()
    else:
        plt.close(figure)
        plt.close(diagnostic_figure)


if __name__ == "__main__":
    main()
